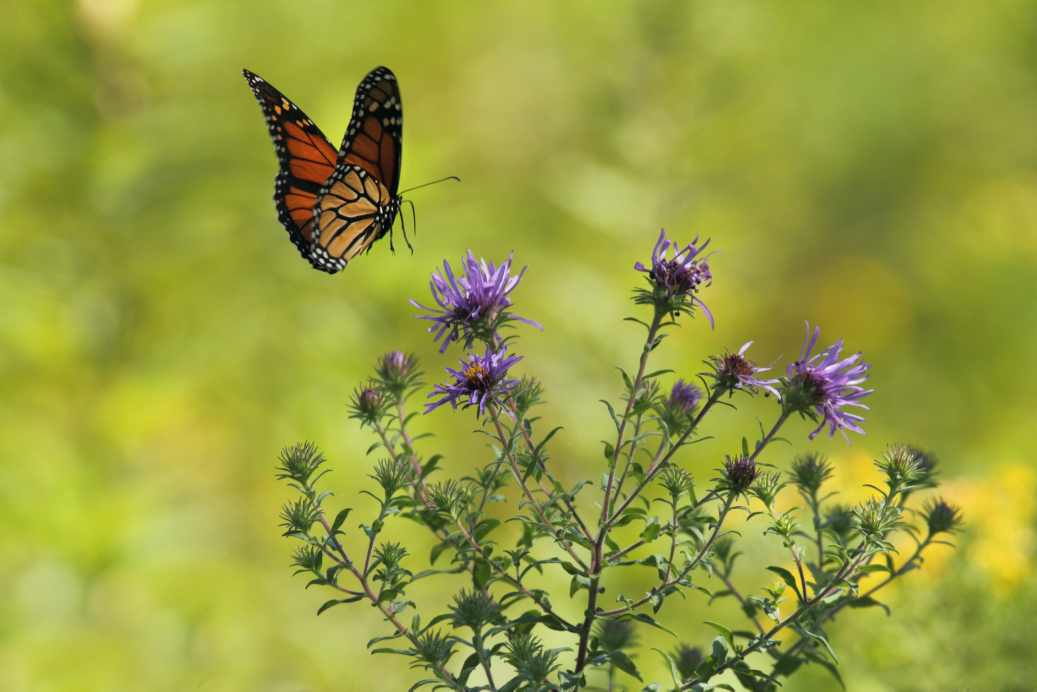
#> input picture Sem-VI/Computer Vision/Img-1.jpg, 5184 x 3456 px (shown at 1/5 size)
$ jupyter execute Assignment-2.ipynb
#> lines starting #> are read from the running program, lines starting #| are printed output that depends on the picture
# **COMPUTER VISION ASSIGNMENT-2**
## **AMOGH GARG - 2020UCO1688**
**IMPORTING LIBRARIES**

[cell 1]
import cv2
import numpy as np
import matplotlib.pyplot as plt

[cell 2]
img = cv2.imread("Img-1.jpg",cv2.IMREAD_COLOR)
#> img is the input picture: shape (3456, 5184, 3); mean B, G, R 63, 156.9, 150
img = cv2.resize(img, (500,500))
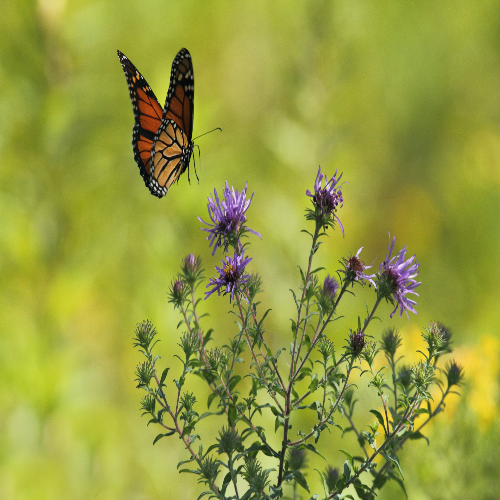
#> img: shape (500, 500, 3); mean B, G, R 62.8, 156.8, 149.9
cv2.imshow('Colored Image of Butterfly', img)
cv2.waitKey(0)
cv2.destroyAllWindows()

`Task - 1` : Perform linear filtering on an image.

[cell 3]
img_blur = cv2.blur(src=img, ksize=(5,5)) # Using the blur function to blur an image where ksize is the kernel size
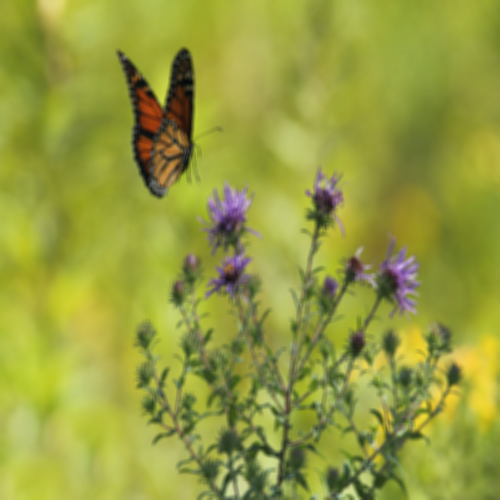
#> img_blur: shape (500, 500, 3); mean B, G, R 62.8, 156.8, 149.9

# Display using cv2.imshow()
cv2.imshow('Original', img)
cv2.imshow('Blurred', img_blur)

cv2.waitKey()
cv2.imwrite('Img_Blur-1.jpg', img_blur)
cv2.destroyAllWindows()

`Task - 2` : Perform Gaussian Filtering on an image.

[cell 4]
# sigmaX is Gaussian Kernel standard deviation
# ksize is kernel size
gaussian_blur = cv2.GaussianBlur(src=img, ksize=(5,5),sigmaX=0, sigmaY=0)

cv2.imshow('Original', img)
cv2.imshow('Gaussian Blurred', gaussian_blur)

cv2.waitKey()
cv2.imwrite('Img_gaussian_blur.jpg', gaussian_blur)
cv2.destroyAllWindows()

`Task - 3` : Compare the result of linear filter and gaussian filter by extracting a small patch from the output images.

[cell 5]
from sklearn.feature_extraction import image
patches_blur = image.extract_patches_2d(img_blur, (5,5))
patches_gauss = image.extract_patches_2d(gaussian_blur, (5,5))
cv2.imshow('Linear Patch', patches_blur[50])
cv2.imshow('Gaussian Patch', patches_gauss[50])
cv2.waitKey()
cv2.destroyAllWindows()
# (Number of Patches, Height, Width, Number of Channels)
#print('Patches shape: {}'.format(patches.shape))

`Task - 4` : Perform scaling, rotation and translation on an image.

[cell 6]
scale_img = cv2.resize(img,None,fx=0.5, fy=0.5, interpolation = cv2.INTER_CUBIC)
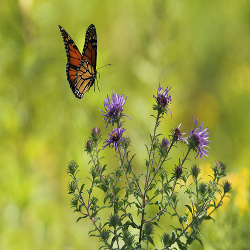
#> scale_img: shape (250, 250, 3); mean B, G, R 62.9, 156.8, 149.9
cv2.imshow('Scaled Image', scale_img)
cv2.waitKey()
cv2.destroyAllWindows()

[cell 7]
num_rows, num_cols = img.shape[:2]
#> num_rows = 500; num_cols = 500
translation_matrix = np.float32([ [1,0,70], [0,1,110] ])
trans_img = cv2.warpAffine(img, translation_matrix, (num_cols, num_rows), cv2.INTER_LINEAR)
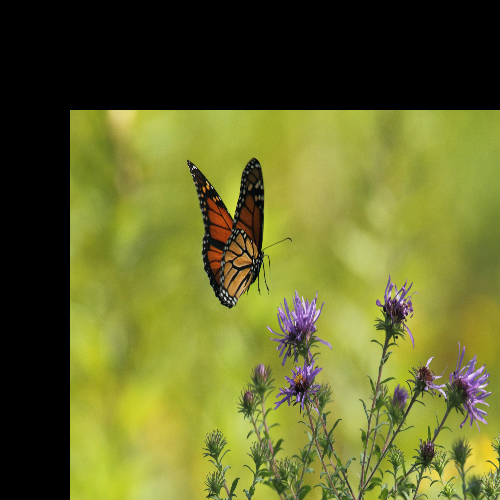
#> trans_img: shape (500, 500, 3); mean B, G, R 41.9, 104.7, 100.8
cv2.imshow('Translated Image', trans_img)
cv2.waitKey()
cv2.destroyAllWindows()

[cell 8]
rotated_img = cv2.warpAffine(img, cv2.getRotationMatrix2D((num_cols/2, num_rows/2), 30, 0.6), (num_cols, num_rows))
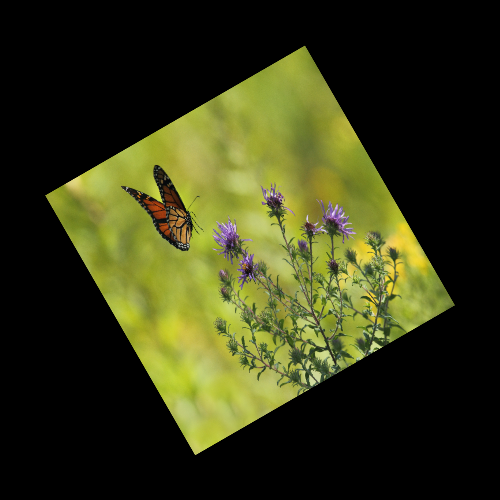
#> rotated_img: shape (500, 500, 3); mean B, G, R 22.6, 56.5, 54
cv2.imshow('Rotated Image', rotated_img)
cv2.waitKey()
cv2.destroyAllWindows()

`Task - 5` : Perform Affine transformation on an image.

[cell 9]
src_points = np.float32([[0,0], [num_cols-1,0], [0,num_rows-1]])
#> src_points = [[0, 0], [499, 0], [0, 499]]
dst_points = np.float32([[0,0], [int(0.6*(num_cols-1)),0], [int(0.4*(num_cols-1)),num_rows-1]])
#> dst_points = [[0, 0], [299, 0], [199, 499]]
matrix = cv2.getAffineTransform(src_points, dst_points)
#> matrix = [[0.599, 0.399, 0], [0, 1, 0]]
img_afftran = cv2.warpAffine(img, matrix, (num_cols,num_rows))
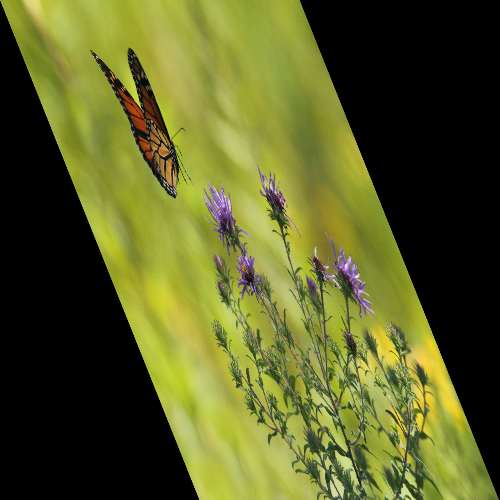
#> img_afftran: shape (500, 500, 3); mean B, G, R 37.7, 94, 89.8
cv2.imshow('Affine Transformation',img_afftran)
cv2.waitKey()
cv2.destroyAllWindows()

`Task - 6` : Apply median filter on an image.

[cell 10]
median_img = cv2.medianBlur(src=img, ksize=5)
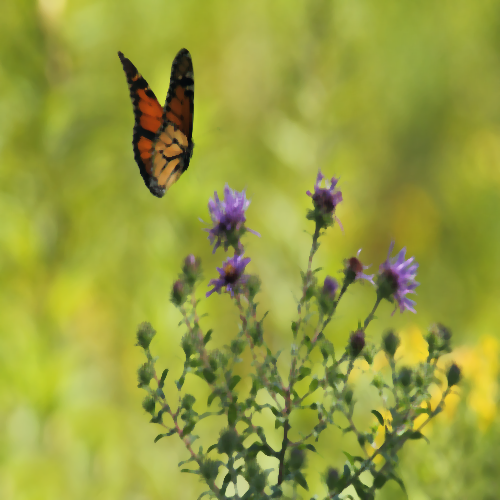
#> median_img: shape (500, 500, 3); mean B, G, R 62.2, 157.4, 150.4
cv2.imshow('Median Filter', median_img)
cv2.waitKey()
cv2.destroyAllWindows()

$ run again, with Sem-VI/Computer Vision/Img-3.jfif saved as Sem-VI/Computer Vision/Img-1.jpg
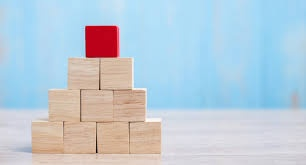
#> input picture Sem-VI/Computer Vision/Img-3.jfif, 306 x 165 px
#> img is the input picture: shape (165, 306, 3); mean B, G, R 215.7, 203.3, 186.6
#> img: shape (500, 500, 3)
#> `trans_img = cv2.warpAffine(img, translation_matrix, (num_cols, num_row..`:
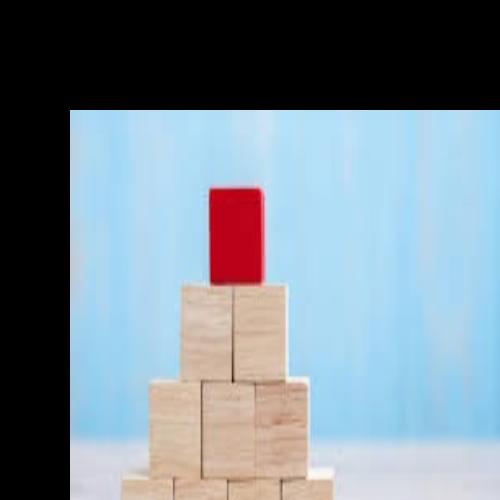
#> trans_img: shape (500, 500, 3); mean B, G, R 146.9, 136.2, 121.5
#> `img_afftran = cv2.warpAffine(img, matrix, (num_cols,num_rows))`:
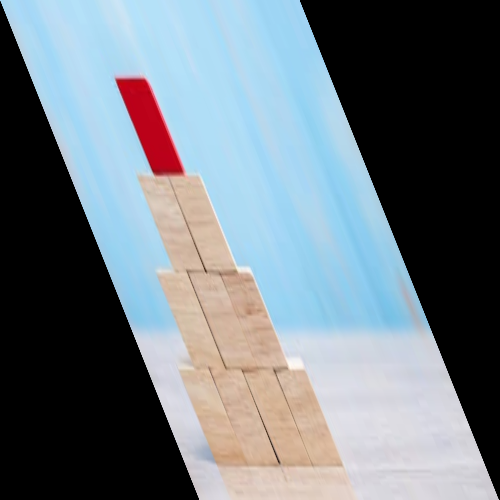
#> img_afftran: shape (500, 500, 3); mean B, G, R 129.2, 121.8, 111.7
